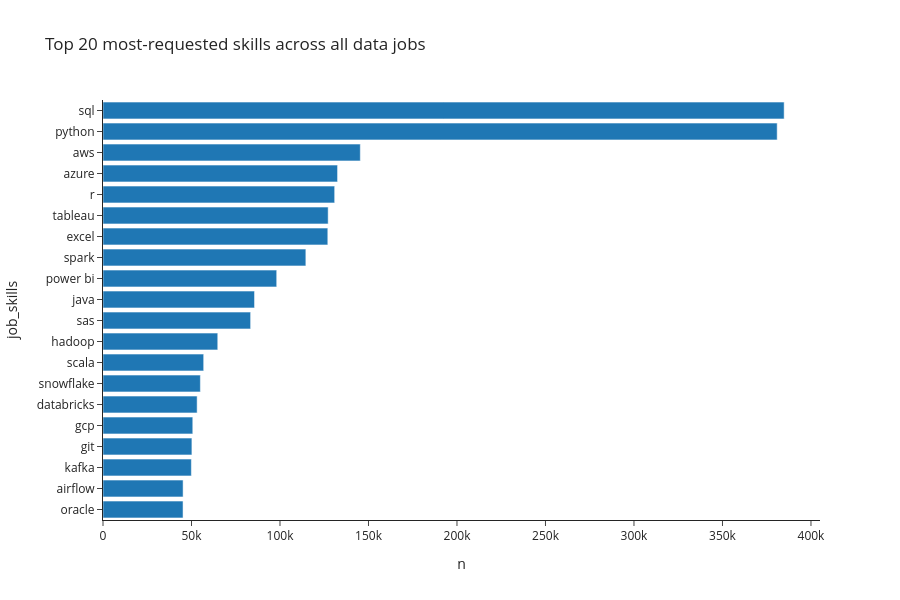

Notebook code for this chart:
### Code cell
fig = px.bar(
    skill_counts.head(20).to_pandas(),
    x="n",
    y="job_skills",
    orientation="h",
    title="Top 20 most-requested skills across all data jobs",
    template="simple_white",
    height=600,
)
fig.update_yaxes(categoryorder="total ascending")
fig.show()

### Figure 1 — Plotly figure (JSON) as saved in the notebook; plotly's stock layout.template omitted (floating-point values rounded to 4 significant figures)
{"data": [{"hovertemplate": "n=%{x}<br>job_skills=%{y}<extra></extra>", "legendgroup": "", "marker": {"color": "#1F77B4", "pattern": {"shape": ""}}, "name": "", "orientation": "h", "showlegend": false, "textposition": "auto", "type": "bar", "x": [384849, 380909, 145381, 132527, 130892, 127213, 127018, 114609, 98147, 85612, 83404, 64842, 56886, 55015, 53182, 50727, 50226, 49926, 45254, 45221], "xaxis": "x", "y": ["sql", "python", "aws", "azure", "r", "tableau", "excel", "spark", "power bi", "java", "sas", "hadoop", "scala", "snowflake", "databricks", "gcp", "git", "kafka", "airflow", "oracle"], "yaxis": "y"}], "layout": {"barmode": "relative", "height": 600, "legend": {"tracegroupgap": 0}, "title": {"text": "Top 20 most-requested skills across all data jobs"}, "xaxis": {"anchor": "y", "domain": [0, 1], "title": {"text": "n"}}, "yaxis": {"anchor": "x", "categoryorder": "total ascending", "domain": [0, 1], "title": {"text": "job_skills"}}}}
